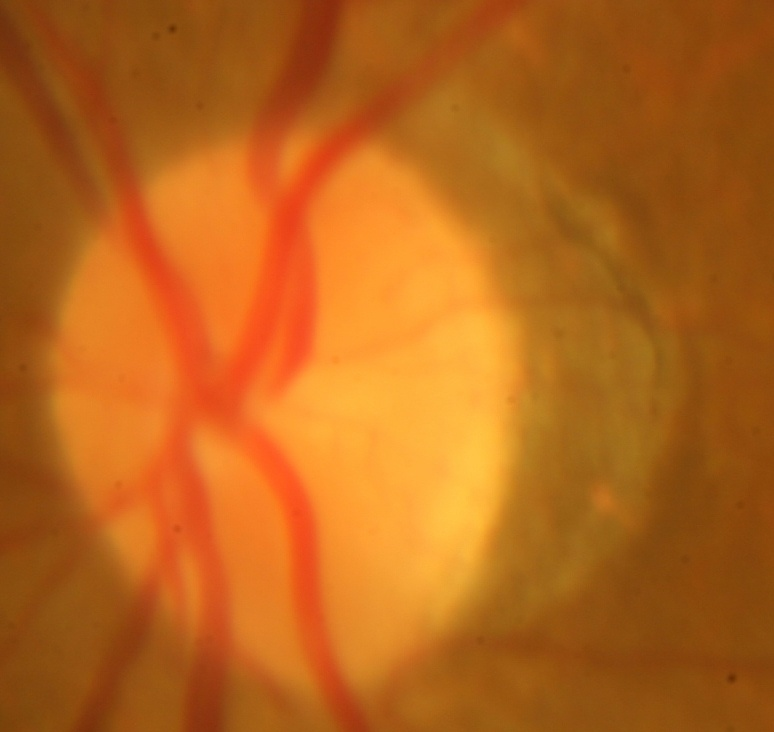
#> input picture Input.jpeg, 774 x 732 px, found by its file name
$ python threshold.py
#> lines starting #> are read from the running program, lines starting #| are printed output that depends on the picture; after the words box and inside, x2 and y2 are one past the last pixel; in counts of white or black regions, pixels touching at a corner belong together
# -*- coding: utf-8 -*-
"""
Created on Thu Jun  8 11:48:53 2017

@author: chetan
"""

import argparse
import cv2


# load the image and convert it to grayscale
image = cv2.imread('input.jpeg')
#> image is the input picture: shape (732, 774, 3); mean B, G, R 26.9, 100.9, 182.8
gray = cv2.cvtColor(image, cv2.COLOR_BGR2GRAY)
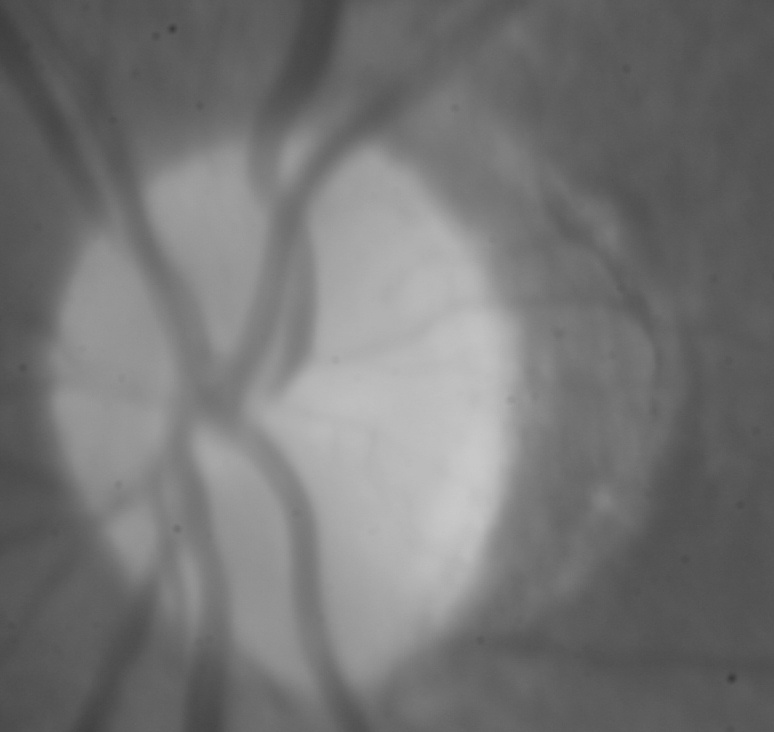
#> gray: shape (732, 774); min 56, max 201, mean 116.9

# initialize the list of threshold methods
methods = [
	("THRESH_BINARY", cv2.THRESH_BINARY),
	("THRESH_BINARY_INV", cv2.THRESH_BINARY_INV),
	("THRESH_TRUNC", cv2.THRESH_TRUNC),
	("THRESH_TOZERO", cv2.THRESH_TOZERO),
	("THRESH_TOZERO_INV", cv2.THRESH_TOZERO_INV)]

# loop over the threshold methods
for (threshName, threshMethod) in methods:
	# threshold the image and show it
	(T, thresh) = cv2.threshold(gray,200, 255, threshMethod)
	cv2.imshow(threshName, thresh)
	cv2.waitKey(0)
#> this loop made 5 passes
#> pass 1, `(T, thresh) = cv2.threshold(gray,200, 255, threshMethod)`:
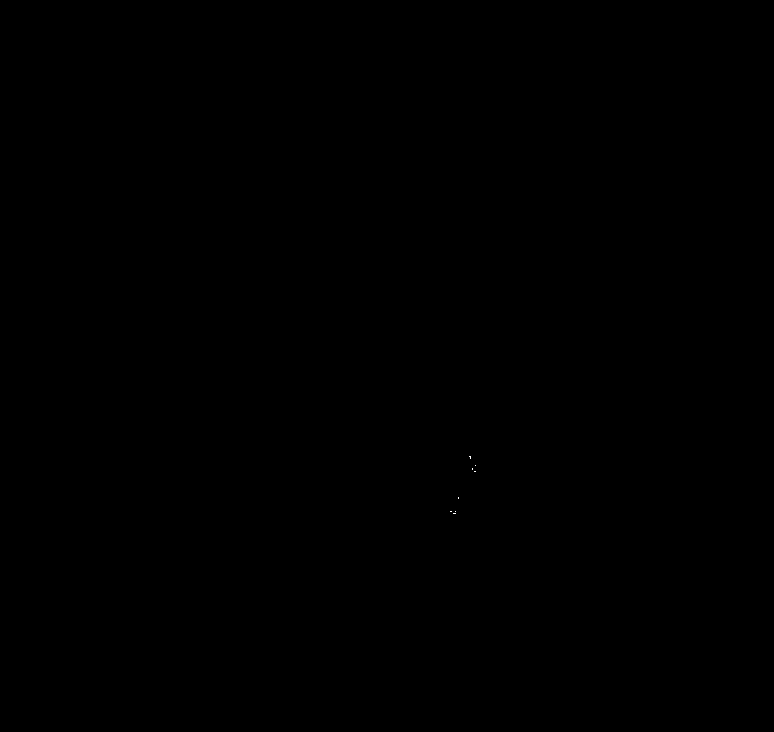
#> thresh: shape (732, 774); 0% white in thin lines or dots, all inside (x1, y1, x2, y2) = (450, 456, 476, 514)
